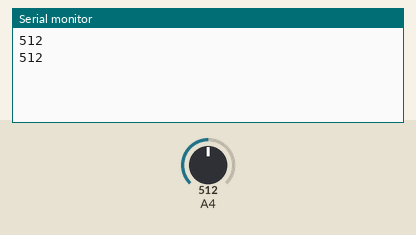
Simulated run of this sketch. Board: Arduino Mega 2560, built with avr-gcc and run on an emulated ATmega2560. Shown: the last lines printed to the serial monitor. Inputs (shaded band) come from the test bench; at power-on: A4 = 512.

Above: at 1.2 s.
1.3 s: A4 set to 716
At 2.6 s:
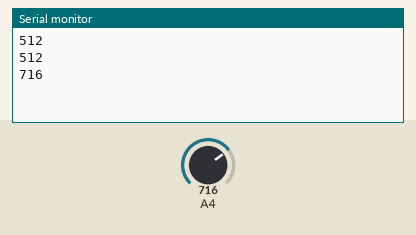
2.8 s: A4 set to 900
At 4.1 s:
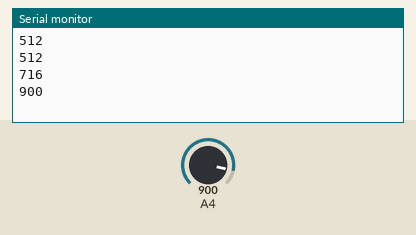
Timing chart, 0 to 5.8 s (numbered marks = the images above; inputs shaded):
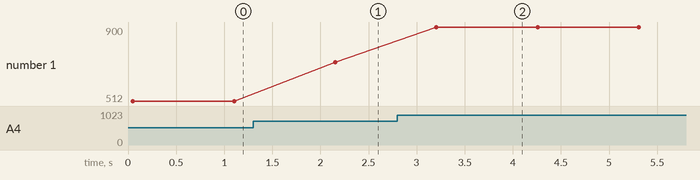

The sketch:

soil_moisture.ino
```cpp
#define SOIL_PIN 36

int getSoilMoisture()
{
  int limit = 10;
  int avg = 0;
  for (int i = 0; i < limit; i++)
  {
    avg += analogRead(SOIL_PIN);
    delay(5);
  }
  avg /= limit;
  return avg;
}

void setup()
{
  Serial.begin(115200);
  pinMode(SOIL_PIN, INPUT);
}

void loop()
{
  Serial.println(getSoilMoisture());
  delay(1000);
}
```

Measured:
- after the input at 1.3 s, the serial monitor: prints a new line after 0.85 s (image 1)
- after the input at 2.8 s, the serial monitor: prints a new line after 0.41 s (image 2)
- plotted number 1: 512 → 716 after the input at 1.3 s, 716 → 900 after the input at 2.8 s
